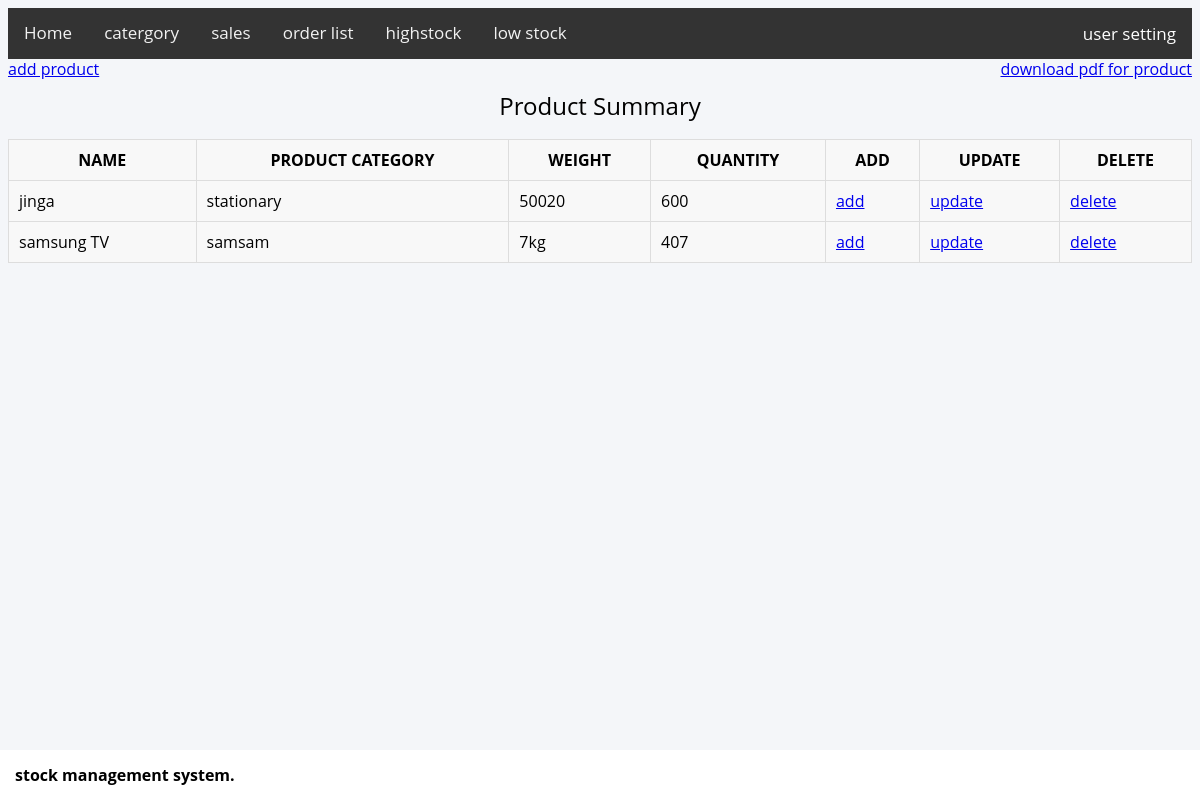
The app's page / (signed in) with its own data.
### goodies/models.py (models this page shows, shortened)
class Product(models.Model):
    name = models.CharField(max_length=50)
    productcatergory = models.ForeignKey(Catergory, on_delete=models.CASCADE)
    weight = models.CharField(max_length=50)
    quantity = models.PositiveIntegerField()
    date_created = models.DateTimeField(auto_now_add=True, auto_now=False)
    last_update = models.DateTimeField(auto_now_add=False, auto_now=True)
    objects = models.Manager()
    quantify = QuantityManager()
    lessquantity = LessManager()

class Catergory(models.Model):
    name = models.CharField(max_length=50, unique=True)
    def __str__(self):
        return self.name

### goodies/views.py (the view)
# urls.py: path('', views.ProductList.as_view(), name='home'),
class ProductList(LoginRequiredMixin, ListView):
    login_url = '/accounts/login/'
    model = Product
    context_object_name = "data"
    template_name = 'goodies/product.html'
    def get_context_data(self, **kwargs):
        data = super().get_context_data(**kwargs)
        data['page_title'] = 'home page'
        return data

### goodies/templates/goodies/product.html (shortened to what this page needs)
{%extends 'goodies/base.html'%}
{%block content%}
<a href="{% url 'ProductCreate' %}">add product</a>
<a href="{% url 'SalePdfView' %}" style="float:right">download pdf for product </a>
<table border="2">
    <caption>Product Summary</caption>
    <tr>
        <th>
           name
        </th>
        <th>
            product category
        </th>
        <th>
            weight
        </th>
        <th>
            quantity
        </th>
        <th>
            add
        </th>
        <th>
            update
        </th>
        <th>
            delete
        </th>
    </tr>
    {% for data in data %}
        <tr>
            <td>
                 {{data.name}}
            </td>
            <td>
                {{data.productcatergory}}
            </td>
            <td>
                {{data.weight}}
            </td>
            <td>
                {{data.quantity}}
            </td>
            <td>
                <a href="{% url 'AddProductQuantity' data.id%}">add</a>
            </td>
            <td>
                <a href="{% url 'ProductUpdate' data.id%}">update</a>
            </td>
            <td>
                <a href="{% url 'DeleteProduct' data.id%}">delete</a>
            </td>
        </tr>
    {%endfor%}
</table>
{%endblock%}

### goodies/static/css/styling.css (style rules this page uses)
body { background: #f4f6f9; font-family: "Open Sans", sans-serif; line-height: 1.25; }
* { box-sizing: border-box; }
table { border: 1px solid #ccc; border-collapse: collapse; margin: 0; padding: 0; width: 100%; }
table caption { font-size: 1.5em; margin: .5em 0 .75em; }
table tr { background-color: #f8f8f8; border: 1px solid #ddd; padding: .35em; }
table th, table td { padding: .625em; }
table th { text-transform: uppercase; }

### records on screen
Product: name "jinga", productcatergory "stationary", weight "50020", quantity "600"
Product: name "samsung TV", productcatergory "samsam", weight "7kg", quantity "407"
